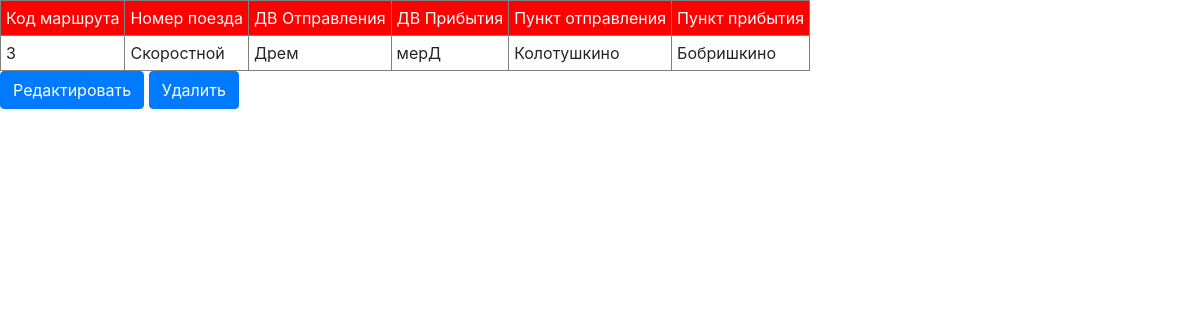
/r/3/, run on the app's committed database.
### eshkere/models.py (models this page shows, shortened)
class Route(models.Model):
	code_of_route = models.AutoField(primary_key=True, verbose_name = 'КОД МАРШРУТА')
	number_of_train = models.ForeignKey(Train, on_delete=models.CASCADE, verbose_name='НОМЕР ПОЕЗДА')
	d_departure = models.CharField(max_length=255, verbose_name='ДВ ОТПРАВЛЕНИЯ')
	d_arrival = models.CharField(max_length=255, verbose_name='ДВ ПРИБЫТИЯ')
	point_of_departure = models.ForeignKey(Station, related_name = 'p_d',on_delete=models.CASCADE, verbose_name='ПУНКТ ОТПРАВЛЕНИЯ')
	point_of_arrival = models.ForeignKey(Station,related_name = 'p_a', on_delete=models.CASCADE, verbose_name='ПУНКТ ПРИБЫТИЯ')
	class Meta:
		verbose_name = 'Список маршрутов'
		verbose_name_plural = 'Список маршрутов'

class Train(models.Model):
	number_of_train = models.AutoField(primary_key=True, verbose_name='НОМЕР ПОЕЗДА')
	type_of_train = models.CharField(max_length=255, verbose_name='ТИП ПОЕЗДА')
	def __str__(self):
		return '%s' % (self.type_of_train)
	class Meta:
		verbose_name = 'Список поездов'
		verbose_name_plural = 'Список поездов'

class Station(models.Model):
	code_of_station = models.AutoField(primary_key=True, verbose_name='КОД СТАНЦИИ')
	name_of_station = models.CharField(max_length=255, verbose_name='НАЗВАНИЕ СТАНЦИИ')
	code_of_city = models.ForeignKey(City, on_delete = models.CASCADE, verbose_name = 'КОД ГОРОДА')
	def __str__(self):
		return "%s" % (self.name_of_station)
	class Meta:
		verbose_name = 'Список станций'
		verbose_name_plural = 'Список станций'

### eshkere/views.py (the view)
# urls.py: path('r/<int:pk>/', tableDetailRoute.as_view(), name='route'),
class tableDetailRoute(DetailView):
	template_name = 'route_detail.html'
	model = Route

### eshkere/templates/route_detail.html (shortened to what this page needs)
<!DOCTYPE html>
<html>
<head>
	<link rel="stylesheet" href="">
	<link rel="stylesheet" href="https://stackpath.bootstrapcdn.com/bootstrap/4.3.1/css/bootstrap.min.css">
</head>
<body>
	{% block content %}
	<table border="1" cellpadding="5px">
		<tr style="background: red; color: white;">
			<td>Код маршрута</td>
			<td>Номер поезда</td>
			<td>ДВ Отправления</td>
			<td>ДВ Прибытия</td>
			<td>Пункт отправления</td>
			<td>Пункт прибытия</td>
		</tr>
		<tr>
			<td>{{object.pk}}</td>
			<td>{{object.number_of_train}}</td>
			<td>{{object.d_departure}}</td>
			<td>{{object.d_arrival}}</td>
			<td>{{object.point_of_departure}}</td>
			<td>{{object.point_of_arrival}}</td>
		</tr>
	</table>
	<a href="{% url 'updateroute' object.pk %}" class="btn btn-primary">Редактировать</a>
	<a href="{% url 'deleteroute' object.pk %}" class="btn btn-primary">Удалить</a>
	{% endblock %}
</body>
</html>

### data on the page
Route: pk "3", number_of_train "Скоростной", d_departure "Дрем", d_arrival "мерД", point_of_departure "Колотушкино", point_of_arrival "Бобришкино"
